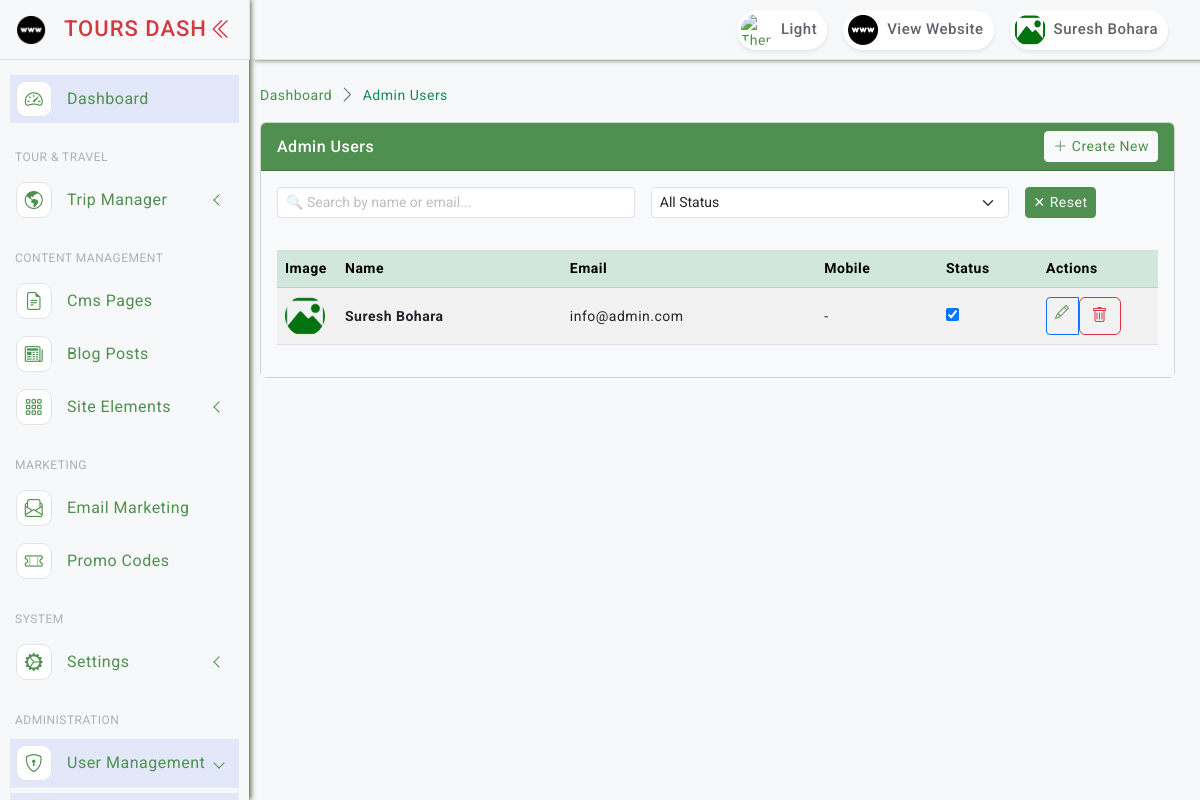
Screenshot of /admin-users/ (signed in) with the database file from the repository.
### accounts/models.py (models this page shows, shortened)
class AdminUser(AbstractBaseUser, PermissionsMixin):
    name = models.CharField(max_length=255)
    email = models.EmailField(unique=True)
    mobile = models.CharField(max_length=20, blank=True, null=True)
    address = models.TextField(blank=True, null=True)
    gender = models.CharField(max_length=20, blank=True, null=True)
    details = models.TextField(blank=True, null=True)
    image = models.ImageField(upload_to='admin_profiles/', null=True, blank=True, default='noimage.png')
    status = models.BooleanField(default=True)
    last_login_at = models.DateTimeField(null=True, blank=True)
    created_at = models.DateTimeField(auto_now_add=True)
    updated_at = models.DateTimeField(auto_now=True)
    is_active = models.BooleanField(default=True)
    is_staff = models.BooleanField(default=False)
    objects = AdminUserManager()
    USERNAME_FIELD = 'email'
    REQUIRED_FIELDS = ['name']
    @property
    def image_url(self):
        if self.image and str(self.image) != 'noimage.png':
            return self.image.url
        return '/static/asset/images/noimage.png'

### accounts/views.py (the view)
# urls.py: path("admin-users/", views.admin_user_list, name="admin_user_list"),
@login_required
def admin_user_list(request):
    users = AdminUser.objects.all()
    search = request.GET.get("search")
    status = request.GET.get("status")
    if search:
        users = users.filter(Q(name__icontains=search) | Q(email__icontains=search))
    if status in ["0", "1"]:
        users = users.filter(status=bool(int(status)))
    return render(
        request,
        "admin/accounts/admin_users/index.html",
        {"items": users, "filters": request.GET},
    )

### core/context_processors.py (called while the page is built)
def global_settings(request):
    setting = SiteSetting.get_instance()
    footer_categories = Category.objects.filter(
        parent__isnull=True,
        status=True
    ).prefetch_related('children').order_by('order_level')[:4]
    footer_pages = Page.objects.filter(status=True).order_by('order_level')[:4]
    footer_experts = Team.objects.filter(status=True).order_by('order_level')[:4]
    trekking_regions = Category.objects.filter(parent__slug='trekking', status=True).order_by('order_level')[:4]
    return {
        'setting': setting,
        'global_categories': footer_categories,
        'global_pages': footer_pages,
        'footer_experts': footer_experts,
        'trekking_regions': trekking_regions,
    }

### templates/admin/accounts/admin_users/index.html (shortened to what this page needs)
{% extends "layouts/base.html" %}
{% load static %}
{% block content %}
<div class="page-breadcrumb d-none d-sm-flex align-items-center mb-3">
    <nav aria-label="breadcrumb">
        <ol class="breadcrumb mb-0 p-0">
            <li class="breadcrumb-item"><a href="{% url 'core:dashboard' %}">Dashboard</a></li>
            <li class="breadcrumb-item active">Admin Users</li>
        </ol>
    </nav>
</div>
<div class="card mb-4">
    <div class="card-header bg-custom text-white d-flex align-items-center justify-content-between py-2">
        <h6 class="mb-0"> Admin Users</h6>
        <a href="{% url 'accounts:admin_user_create' %}" class="btn btn-light btn-sm"><i class="bi bi-plus-lg"></i> Create New</a>
    </div>
    <div class="card-body bg-light p-3">
        <div class="row mb-3">{% include 'admin/accounts/admin_users/search.html' %}</div>
        <div class="row">{% include 'admin/accounts/admin_users/table.html' %}</div>
    </div>
</div>
{% endblock %}

### templates/includes/admin/header.html (shortened to what this page needs)
{% load static %}
<header class="top-header">
    <nav class="navbar navbar-expand">
        <div class="top-navbar-right ms-3 ms-auto">
            <ul class="navbar-nav align-items-center">
                <li class="nav-item">
                    <a id="darkModeButton" class="nav-link" href="javascript:void(0);" aria-label="Toggle Dark Mode">
                        <div class="user-setting d-flex align-items-center gap-1">
                            <img id="moonIcon" src="{% static 'asset/images/moon_light.png' %}" class="user-img" alt="Theme">
                            <div class="user-name d-none d-sm-block">Light</div>
                        </div>
                    </a>
                </li>
                <li class="nav-item">
                    <a class="nav-link" href="/" target="_blank">
                        <div class="user-setting d-flex align-items-center gap-1">
                            <img src="{% static 'asset/images/website.png' %}" class="user-img" alt="Website">
                            <div class="user-name d-none d-sm-block">View Website</div>
                        </div>
                    </a>
                </li>
                <li class="nav-item dropdown dropdown-large">
                    <a class="nav-link dropdown-toggle dropdown-toggle-nocaret" href="#" data-bs-toggle="dropdown" aria-expanded="false">
                        <div class="user-setting d-flex align-items-center gap-1">
                            <img src="{{ request.user.image_url }}" class="user-img" alt="User">
                            <div class="user-name d-none d-sm-block">{{ request.user.name|default:"Admin" }}</div>
                        </div>
                    </a>
                </li>
            </ul>
        </div>
    </nav>
</header>

### templates/admin/accounts/admin_users/table.html (shortened to what this page needs)
<div class="col-12">
    <div class="table-responsive">
        <table class="table table-hover table-striped align-middle">
            <thead class="table-success">
                <tr>
                    <th width="60">Image</th>
                    <th>Name</th>
                    <th>Email</th>
                    <th>Mobile</th>
                    <th width="100">Status</th>
                    <th width="120">Actions</th>
                </tr>
            </thead>
            <tbody>
                {% for item in items %}
                <tr>
                    <td><img src="{{ item.image_url }}" width="40" height="40" style="object-fit: cover; border-radius: 50%;"></td>
                    <td><strong>{{ item.name }}</strong></td>
                    <td>{{ item.email }}</td>
                    <td>{{ item.mobile|default:"-" }}</td>
                    <td>
                        <form class="status-form" data-id="{{ item.id }}">
                            <input type="checkbox" {% if item.status %}checked{% endif %} data-toggle="toggle" data-onstyle="success" data-offstyle="danger" data-size="sm">
                        </form>
                    </td>
                    <td>
                        <div class="btn-group btn-group-sm">
                            <a href="{% url 'accounts:admin_user_update' item.id %}" class="btn btn-outline-primary"><i class="bi bi-pencil"></i></a>
                            <form action="{% url 'accounts:admin_user_delete' item.id %}" method="POST" id="deleteForm{{ item.id }}" style="display:inline;">
                                <button type="button" class="btn btn-outline-danger" onclick="confirmDelete(event, 'deleteForm{{ item.id }}')"><i class="bi bi-trash"></i></button>
                            </form>
                        </div>
                    </td>
                </tr>
                {% empty %}
                <tr><td colspan="6" class="text-center py-4 text-muted">No admin users found</td></tr>
                {% endfor %}
            </tbody>
        </table>
    </div>
</div>

### static/asset/css/style.css (style rules this page uses)
body { font-size: 14px; color: #4c5258; letter-spacing: .5px; font-family: Roboto, sans-serif; background-color: #f7f8fa; overflow-x: hidden; }
a { text-decoration: none; }
::placeholder { opacity: 0.4 !important; }
.top-header .navbar { box-shadow: 5px 0 5px rgb(93 105 72); position: fixed; top: 0; left: 250px; right: 0; background-color: #f7f8fa; border-bottom: 1px solid #e2e3e4; background-clip: padding-box; height: 60px; z-index: 10; padding: 0 1.5rem; transition: all .2s; }
.top-header .navbar .user-setting { height: 40px; border-radius: 30px; background-color: #fff; box-shadow: 0 0.125rem 0.25rem rgb(0 0 0 / 8%); }
.dropdown-toggle-nocaret:after { display: none }
.top-header .navbar .dropdown-large { position: relative }
.top-header .navbar .user-img { width: 40px; height: 40px; padding: 4px; border-radius: 50%; }
.top-header .navbar .user-name { font-size: 15px; color: #5e636b; font-weight: 500; padding-right: 10px; }
.table-responsive { white-space: nowrap; }
.page-breadcrumb .breadcrumb-item+.breadcrumb-item::before { display: inline-block; padding-right: .5rem; color: #6c757d; font-family: LineIcons; content: "\ea5c"; }
.page-breadcrumb .breadcrumb li.breadcrumb-item { font-size: 15spx; }
.breadcrumb-item.active { color: #198754!important; }
.bg-custom { background-color: #4f8f4f; }

### static/asset/css/custom.css (style rules this page uses)
a { color: #4f8f4f!important; }
.card-header { border-radius: none!important; }

### static/asset/css/dark-theme.css (style rules this page uses)
html.dark-theme .menu-title,a { color: #ffffff; }

### rows the page displays
AdminUser: user.image_url (placeholder picture), user.name "Suresh Bohara", image_url (placeholder picture), name "Suresh Bohara", email "info@admin.com", mobile "-", status "☑"
